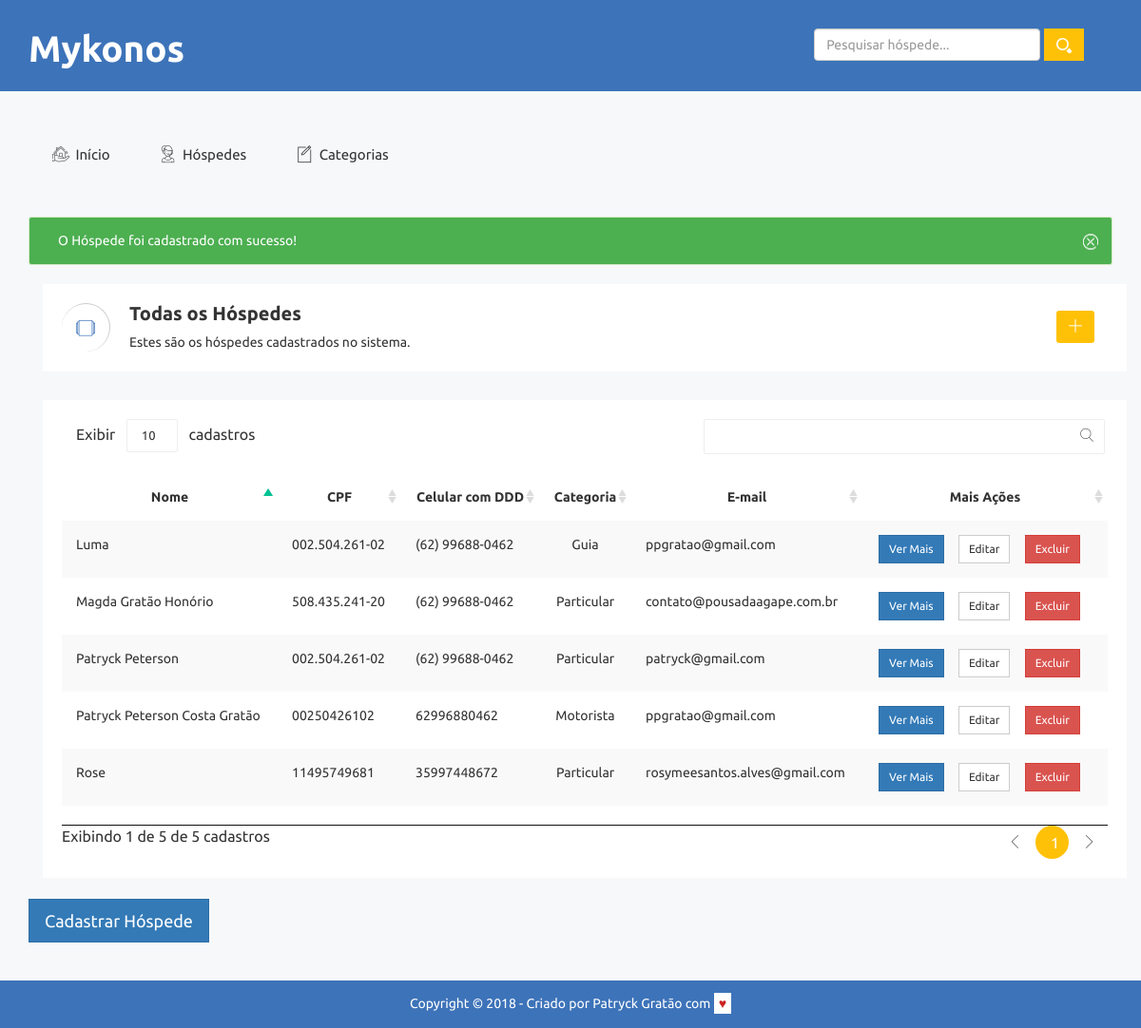
Screenshot of /listar-hospedes.php?cadastrado=true (signed in) with the database file from the repository.
### tables this page shows
CREATE TABLE `hospedes` (
  `id` int(11) NOT NULL,
  `nome` varchar(255) NOT NULL,
  `cpf` varchar(20) NOT NULL,
  `data_nascimento` varchar(255) DEFAULT NULL,
  `sexo` char(1) DEFAULT NULL,
  `telefone` varchar(50) DEFAULT NULL,
  `celular` varchar(50) DEFAULT NULL,
  `email` varchar(255) DEFAULT NULL,
  `estado_civil` varchar(60) DEFAULT NULL,
  `cep` varchar(30) DEFAULT NULL,
  `rua` varchar(255) DEFAULT NULL,
  `bairro` varchar(255) DEFAULT NULL,
  `cidade` varchar(255) DEFAULT NULL,
  `estado` char(3) DEFAULT NULL,
  `data_checkin` varchar(255) DEFAULT NULL,
  `data_checkout` varchar(255) DEFAULT NULL,
  `qtd_diarias` int(50) DEFAULT NULL,
  `qtd_pagantes` int(50) DEFAULT NULL,
  `preco_diaria` decimal(50,0) DEFAULT NULL,
  `valor_pago` decimal(50,0) DEFAULT NULL,
  `preco_total` decimal(50,0) DEFAULT NULL,
  `total_pagar` decimal(50,0) DEFAULT NULL,
  `info_extras` longtext,
  `categoria_id` int(11) DEFAULT NULL
);

CREATE TABLE `categorias` (
  `id` int(11) NOT NULL,
  `nome` varchar(255) NOT NULL
);

### banco/banco-hospede.php (called while the page is built, shortened)
<?php
  function listaHospedes ($conexao){
		$hospedes = array();
		$query = "select p.*, c.nome as categoria_nome from hospedes as p join categorias as c on p.categoria_id = c.id";
		$resultado = mysqli_query($conexao, $query);
		while($hospede = mysqli_fetch_assoc($resultado)) {
			array_push($hospedes, $hospede);
		}
		return $hospedes;
	}

### listar-hospedes.php (the view, shortened to what this page needs)
<?php
	include("partials/_header.php");
	include("banco/conecta.php");
	include("banco/banco-hospede.php");
	$hospedes = listaHospedes($conexao);
?>
	<?php if(array_key_exists("cadastrado", $_GET) && $_GET['cadastrado']=='true')  { ?>
		<div class="alert-list">
			<div class="alert alert-success alert-dismissible" role="alert">
         		<button type="button" class="close" data-dismiss="alert" aria-label="Close"><span aria-hidden="true"><i class="notika-icon notika-close"></i></span></button> O Hóspede foi cadastrado com sucesso!
        	</div>
		</div>
	<?php }
		 ?>
<div class="breadcomb-area">
		<div class="container">
			<div class="row">
				<div class="col-lg-12 col-md-12 col-sm-12 col-xs-12">
					<div class="breadcomb-list">
						<div class="row">
							<div class="col-lg-8 col-md-8 col-sm-8 col-xs-12">
								<div class="breadcomb-wp">
									<div class="breadcomb-icon">
										<i class="notika-icon notika-windows"></i>
									</div>
									<div class="breadcomb-ctn">
										<h2>Todas os Hóspedes</h2>
										<p>Estes são os hóspedes cadastrados no sistema. </p>
									</div>
								</div>
							</div>
							<div class="col-lg-4 col-md-4 col-sm-4 col-xs-3">
								<div class="breadcomb-report">
									<a href="cadastrar-hospede.php" data-toggle="tooltip" data-placement="left" title="Cadastrar novo Hóspede" class="btn"><i class="notika-icon notika-plus-symbol"></i></a>
								</div>
							</div>
						</div>
					</div>
				</div>
			</div>
		</div>
	</div>
<div class="data-table-area">
        <div class="container">
            <div class="row">
                <div class="col-lg-12 col-md-12 col-sm-12 col-xs-12">
                    <div class="data-table-list">
						<div class="table-responsive">
							<table id="data-table-basic" class="table table-striped">
								<thead>
								    <tr>
								      <th scope="col" class="text-center">Nome</th>
								      <th scope="col" class="text-center">CPF</th>
								      <th scope="col" class="text-center">Celular com DDD</th>
								      <th scope="col" class="text-center">Categoria</th>
								      <th scope="col" class="text-center">E-mail</th>
								      <th scope="col" class="text-center">Mais Ações</th>
								    </tr>
							  	</thead>
							  	<tbody>
									<?php
										foreach ($hospedes as $hospede) : ?>
											<tr>
												<td><?= $hospede['nome'] ?></td>
												<td><?= $hospede['cpf'] ?></td>
												<td><?= $hospede['celular'] ?></td>
												<td class="text-center"><?= $hospede['categoria_nome'] ?></td>
												<td><?= $hospede['email'] ?></td>
												<td class="mais-acoes text-center" >
													<div class="btn-group notika-group-btn material-design-btn">
														<form class="mais-opcoes" action="ver-mais.php" method="post">
															<button class="btn btn-primary btn-sm notika-gp-primary">Ver Mais</button>
														</form>
						                                <form action="editar-hospede.php" class="mais-opcoes" method="post">
						                                	<button class="btn btn-default btn-sm">Editar</button>
						                                </form>
						                                <form class="mais-opcoes" action="remover.php" method="post">
						                                	<button class="btn btn-sm btn-danger notika-gp-danger">Excluir</button>
						                                </form>
					                          		</div>
												 </td>
											</tr>
									<?php endforeach ?>
								</tbody>
							</table>
						</div>
					</div>
				</div>
			</div>
		</div>
	</div>
	<br>
	<a class="btn btn-primary notika-btn-primary btn-lg" href="cadastrar-hospede.php">Cadastrar Hóspede</a>
<?php include("partials/_footer.php"); ?>

### partials/_header.php (shortened to what this page needs)
<!doctype html>
<html class="no-js" lang="pt_BR">
<head>
    <link rel="stylesheet" href="assets/css/bootstrap.min.css">
    <link rel="stylesheet" href="assets/css/font-awesome.min.css">
    <link rel="stylesheet" href="assets/css/owl.carousel.css">
    <link rel="stylesheet" href="assets/css/owl.theme.css">
    <link rel="stylesheet" href="assets/css/owl.transitions.css">
    <link rel="stylesheet" href="assets/css/meanmenu/meanmenu.min.css">
    <link rel="stylesheet" href="assets/css/animate.css">
    <link rel="stylesheet" href="assets/css/summernote/summernote.css">
    <link rel="stylesheet" href="assets/css/themesaller-forms.css">
    <link rel="stylesheet" href="assets/css/normalize.css">
    <link rel="stylesheet" href="assets/css/scrollbar/jquery.mCustomScrollbar.min.css">
    <link rel="stylesheet" href="assets/css/jvectormap/jquery-jvectormap-2.0.3.css">
    <link rel="stylesheet" href="assets/css/notika-custom-icon.css">
    <link rel="stylesheet" href="assets/css/bootstrap-select/bootstrap-select.css">
    <link rel="stylesheet" href="assets/css/datapicker/datepicker3.css">
    <link rel="stylesheet" href="assets/css/dialog/sweetalert2.min.css">
    <link rel="stylesheet" href="assets/css/dialog/dialog.css">
    <link rel="stylesheet" href="assets/css/color-picker/farbtastic.css">
    <link rel="stylesheet" href="assets/css/chosen/chosen.css">
    <link rel="stylesheet" href="assets/css/notification/notification.css">
    <link rel="stylesheet" href="assets/css/dropzone/dropzone.css">
    <link rel="stylesheet" href="assets/css/wave/waves.min.css">
    <link rel="stylesheet" href="assets/css/jquery.dataTables.min.css">
    <link rel="stylesheet" href="assets/css/wave/waves.min.css">
    <link rel="stylesheet" href="assets/css/main.css">
    <link rel="stylesheet" href="assets/css/style.css">
    <link rel="stylesheet" href="assets/css/responsive.css">
    <link rel="stylesheet" href="assets/css/mykonos.css">
</head>
<body>
    <div class="header-top-area">
        <div class="container">
            <div class="row">
                <div class="col-lg-4 col-md-4 col-sm-12 col-xs-12">
                    <div class="logo-area">
                        <h1 class="logo-text"><a href="index.php">Mykonos</a></h1>
                    </div>
                </div>
                <div class="col-lg-8 col-md-8 col-sm-12 col-xs-12">
                    <div class="header-top-menu">
                        <ul class="nav navbar-nav notika-top-nav mykonos-search">
                            <form class="form-inline my-2 my-lg-0 pesquisaHospede" action="pesquisar.php">
                              <input class="form-control mr-sm-2" type="text" placeholder="Pesquisar hóspede..." aria-label="Pesquisar" name="pesquisaHospede">
                              <button class="btn nk-amber" type="submit"><img src="assets/img/search.png"></button>
                            </form>
                        </ul>
                    </div>
                </div>
            </div>
        </div>
    </div>
    <div class="main-menu-area mg-tb-40">
        <div class="container">
            <div class="row">
                <div class="col-lg-12 col-md-12 col-sm-12 col-xs-12">
                    <ul class="nav nav-tabs notika-menu-wrap menu-it-icon-pro">
                        <li class=""><a href="index.php"><i class="notika-icon notika-house"></i> Início</a>
                        </li>
                        <li><a data-toggle="tab" href="#menuHospedes"><i class="notika-icon notika-support"></i> Hóspedes</a>
                        </li>
                        <li><a data-toggle="tab" href="#menuCategorias"><i class="notika-icon notika-edit"></i> Categorias</a>
                        </li>
                    </ul>
                </div>
            </div>
        </div>
    </div>
    <div class="notika-status-area">
        <div class="container">

### partials/_footer.php (shortened to what this page needs)
        </div>
    </div>
    <div class="footer-copyright-area">
        <div class="container">
            <div class="row">
                <div class="col-lg-12 col-md-12 col-sm-12 col-xs-12">
                    <div class="footer-copy-right">
                        <p>Copyright © 2018 - Criado por <a href="http://p23.com.br" target="_blank">Patryck Gratão</a> com <span class="amor"> &hearts;</span></p>
                    </div>
                </div>
            </div>
        </div>
    </div>
</body>
</html>

### assets/css/themesaller-forms.css (style rules this page uses)
html, body { border: 0; margin: 0; padding: 0; font-size: 100%; vertical-align: baseline; font: inherit; }
body { margin: 0; padding: 0; background:url(../images/body_bg.jpg) no-repeat center top; }

### assets/css/notification/notification.css (style rules this page uses)
.alert-success { background-color:#4CAF50; color:#fff }
.alert { padding-left:30px; font-size:14px }
.alert span { cursor:pointer }

### assets/css/main.css (style rules this page uses)
html { color: #222; font-size: 1em; line-height: 1.4; }
audio, canvas, iframe, img, svg, video { vertical-align: middle; }

### assets/css/mykonos.css (style rules this page uses)
.logo-text a { color: #fff; font-size: 1.2em; }
body { font-family: 'Ubuntu', sans-serif; }
.mykonos-search { margin: 1em; padding: 14px 0; }
.amor { color: #cc2222; background-color: #fff; padding: 3px 5px; }
.mais-opcoes { display: inline; }
.btn { border-radius: 0; margin-right: 1em; }

### rows the page displays
hospedes: nome "Rose", cpf "11495749681", celular "35997448672", categoria.nome "Particular", email "rosymeesantos.alves@gmail.com"
hospedes: nome "Patryck Peterson Costa Gratão", cpf "00250426102", celular "62996880462", categoria.nome "Motorista", email "ppgratao@gmail.com"
hospedes: nome "Patryck Peterson", cpf "002.504.261-02", celular "(62) 99688-0462", categoria.nome "Particular", email "patryck@gmail.com"
hospedes: nome "Magda Gratão Honório", cpf "508.435.241-20", celular "(62) 99688-0462", categoria.nome "Particular", email "contato@pousadaagape.com.br"
hospedes: nome "Luma", cpf "002.504.261-02", celular "(62) 99688-0462", categoria.nome "Guia", email "ppgratao@gmail.com"
